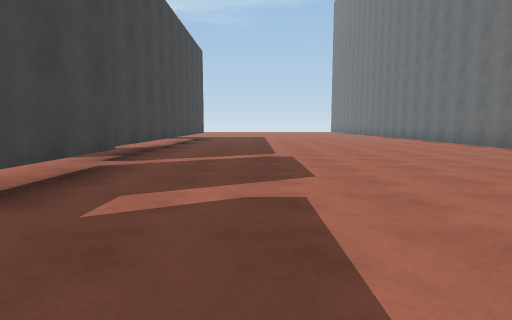
View 1 (above)

21 first-person views from a walk through a scene from a Unity 3-D project. The camera is 1.2 m above the floor, tilts 6° down and sees 75° across. The floor is counted in squares, 2 m on a side. Each view is taken from the middle of a square. On the plan, view 1 faces up. The plan holds only what a view shows up to about 10 squares ahead; the rest is blank. The place goes on beyond the plan. Surface patterns are stand-ins for the level's own textures.

View 2
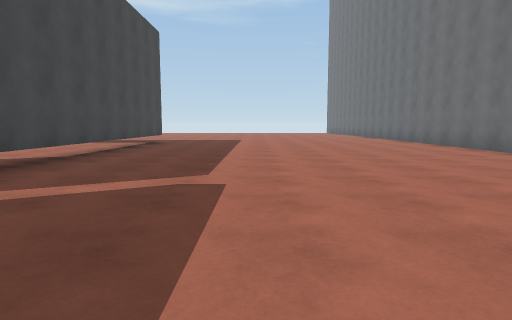

View 3
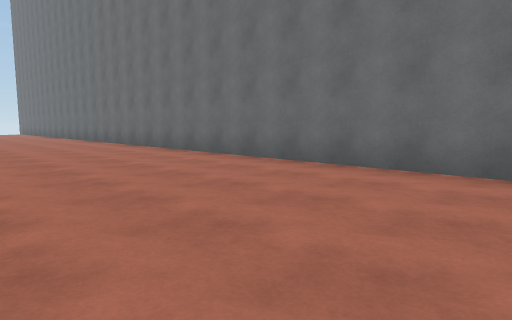

View 4
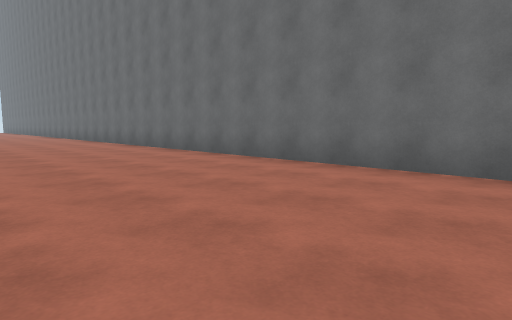

View 5
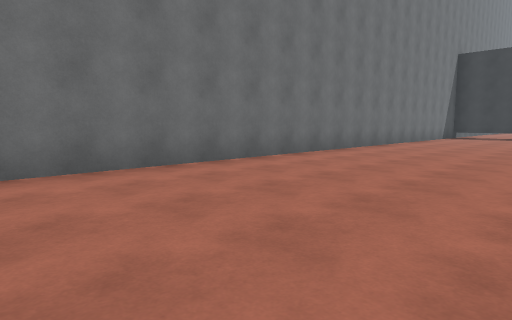

View 6
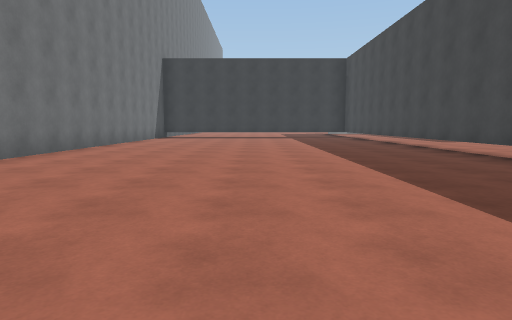

View 7
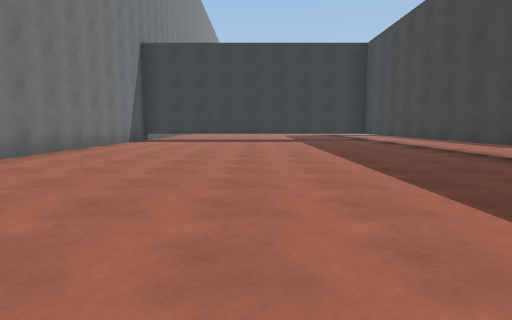

View 8
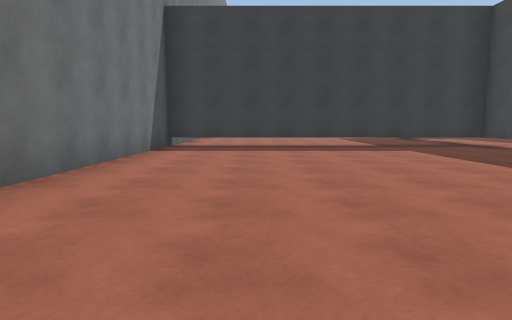

View 9
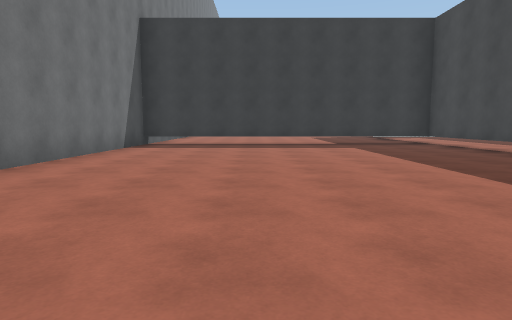

View 10
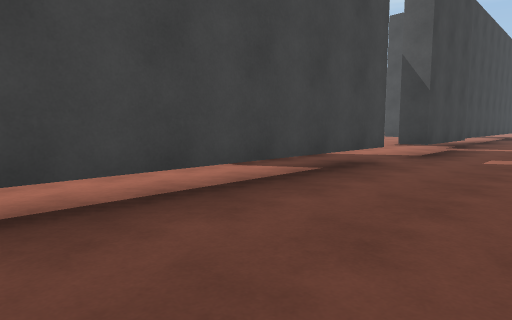

View 11
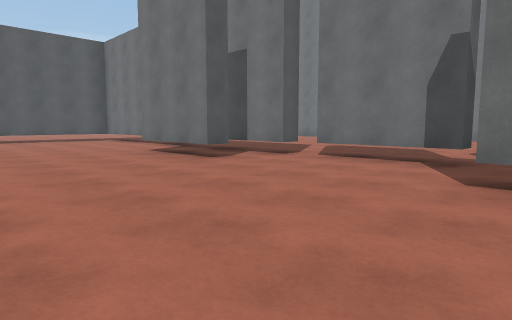

View 12
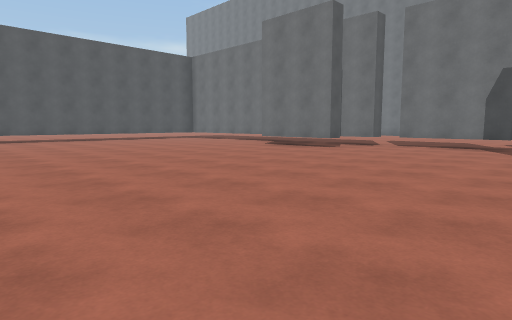

View 13
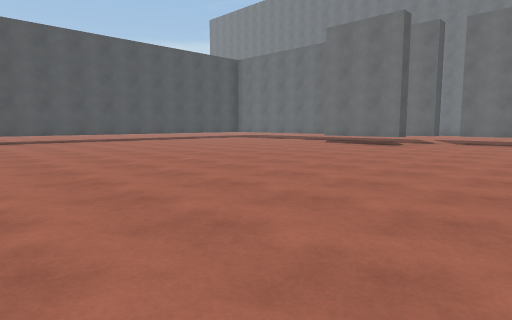

View 14
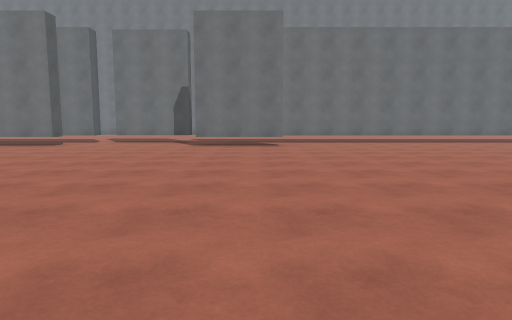

View 15
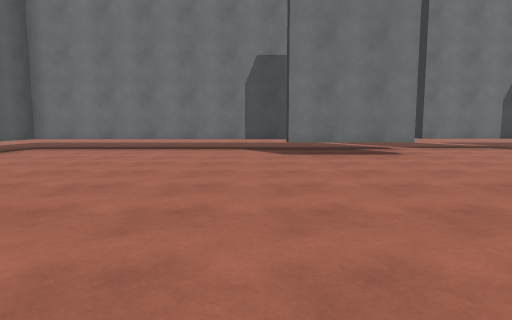

View 16
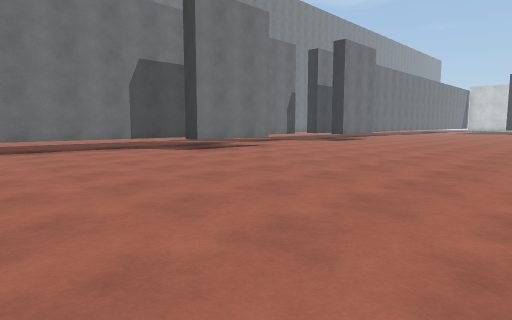

View 17
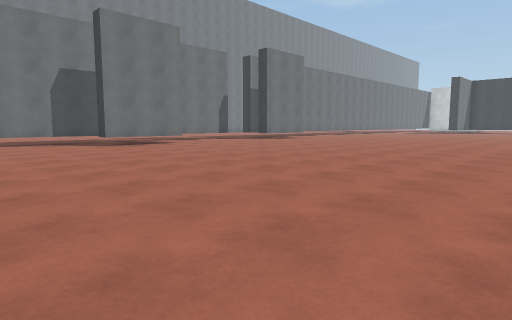

View 18
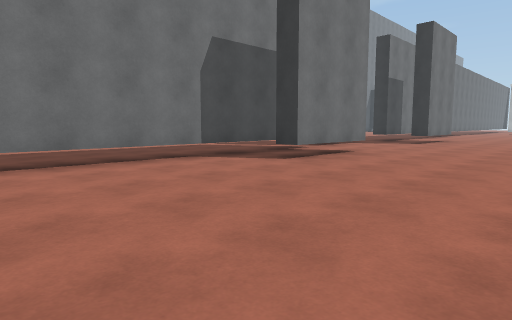

View 19
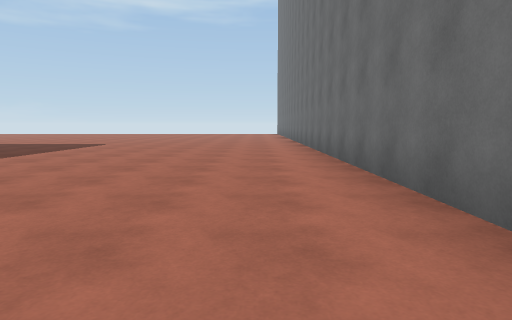

View 20
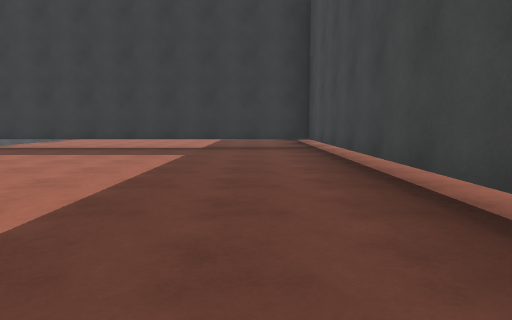

View 21
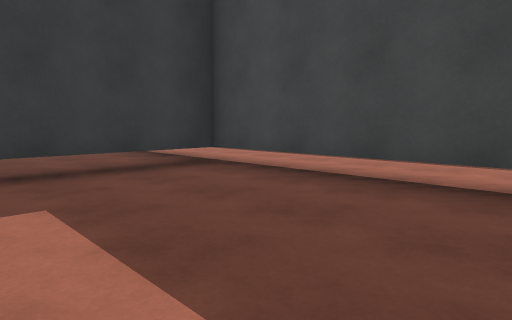

### Floor plan
Key: @ floor where view 1 was taken; # wall or solid block; . floor; T thing the floor can be seen under or through.
Columns run from 14 left of view 1 to 7 right of it. Each row starts with its distance up from view 1.
 13   ..........T........#
 12 ............T........#
 11 ............T........#
 10 ............T........#
  9 ............T........#
  8 ..........#.T........#
  7  .........#.T........#
  6 ..........#.T........#
  5 .....................#
  4 ............T........#
  3 ............T........#
  2 .....................#
  1  .........#.T........#
  0 ..........#.T.@......#
 -1  ...........T........#
 -2   ..........T........#
 -3    .........T........#
 -4      .......T........#
 -5       .....  ........#
 -6         ... T........#
 -7          ...T........#
 -8           ..T........#
 -9          ...T........#
-10          ...T........#
-11           ..T........#
-12          ...T........#
-13          ...T........#
-14          ...T........#
-15          ...T........#
-16          ...TTTTTTTT##
-17          ... ........
-18          ... ........
-19          ... ..

Positions as (right, up) in squares from view 1, and headings:
1: (0, 0), facing up
2: (1, 3), facing up
3: (2, 3), facing up-right
4: (2, -3), facing up-right
5: (2, 1), facing down-right
6: (2, 0), facing down
7: (2, -3), facing down
8: (4, -7), facing down
9: (3, -6), facing down
10: (0, -4), facing up-left
11: (-8, 1), facing up-right
12: (-12, 1), facing up-right
13: (-14, 2), facing up-right
14: (-14, 0), facing right
15: (-11, 9), facing right
16: (-11, 13), facing down-right
17: (-14, 12), facing down-right
18: (-8, 13), facing down-right
19: (5, 6), facing up
20: (-1, -8), facing down
21: (1, -12), facing down-left
